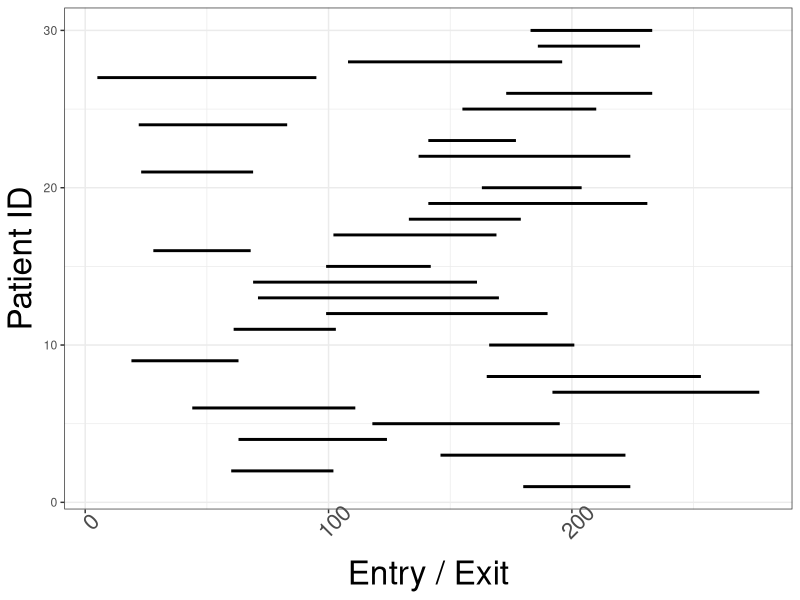
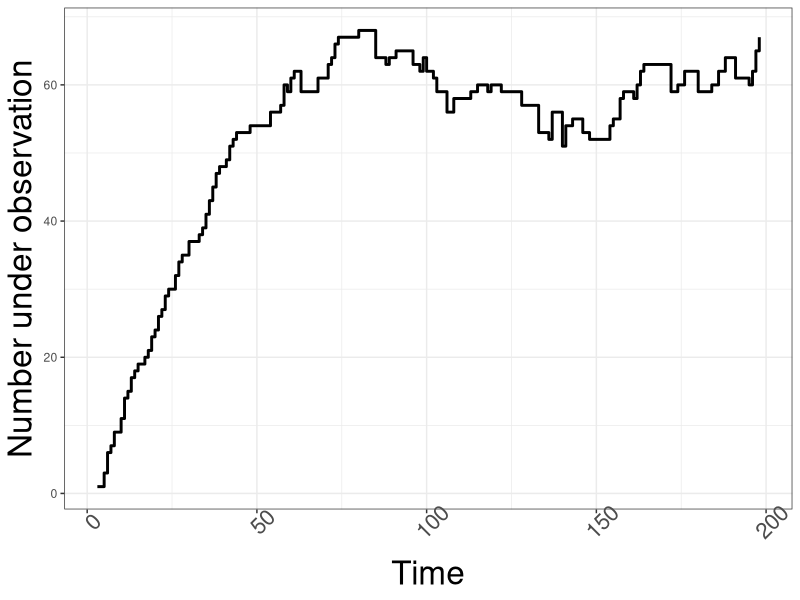

Source code (R) for these figures, in order:
## ---- chunk 1
library(tidyverse)
library(knitr)
library(ggplot2)

patient_fup_data <- 
  tibble(
    ID             = 1:200, 
    startFollowUp  = c(sample(1:200, 200, replace = TRUE)),
    endDeathCensor = startFollowUp + sample(30:100, 200, replace = TRUE)  
  )


head(patient_fup_data, n = 10) |> kable()

## ---- chunk 2
#| code-fold: true 
#| fig-cap: "Observation time intervals by patients"
#| fig-cap-location: margin
#| fig-width: 15
#| fig-height: 7

ggplot(patient_fup_data |> filter(ID <= 30)) +
  geom_linerange(
    aes(xmin = startFollowUp, xmax = endDeathCensor, y = ID)
    , linewidth = 1) +
  
  theme_bw() +
  xlab("Entry / Exit") +
  ylab("Patient ID") + 
  
  theme(
    axis.text.x = element_text(size = 16, angle = 45),
    strip.text = element_text(size = 18), 
    axis.title.x = element_text(size = 24),
    axis.title.y = element_text(size = 24),
    legend.position = 'right'
  )


## ---- chunk 3

survival_grid <- tibble(xtime = seq(0, 500, 60))

surv_grid_xpatients <- survival_grid |> cross_join(patient_fup_data)

survival_grid_counts <- 
surv_grid_xpatients |> 
  mutate(count = startFollowUp <= xtime & endDeathCensor >= xtime) |> 
  group_by(xtime) |> 
  summarise(count = sum(count))


head(survival_grid_counts) |> kable()
## ---- chunk 4

N_under_observation <- 
patient_fup_data |> 
  arrange(startFollowUp) |> 
  
  mutate(
    Nenroll = row_number(), 
    Nlost   = map_dbl(startFollowUp, \(.x) sum(endDeathCensor <= .x)), 
    N_obs   = Nenroll - Nlost 
  ) |> 
  
  group_by(startFollowUp) |> 
  slice(n()) 

## ---- chunk 5
#| code-fold: true 
#| fig-cap: "Population size over time"
#| fig-cap-location: margin
#| fig-width: 15
#| fig-height: 7
#| 
ggplot(N_under_observation, aes(x = startFollowUp, y = N_obs)) + 
  geom_step(size = 1) + 
  xlab("Time") + 
  ylab("Number under observation") + 
  theme_bw() + 
  theme(
    axis.text.x = element_text(size = 16, angle = 45),
    strip.text = element_text(size = 18), 
    axis.title.x = element_text(size = 24),
    axis.title.y = element_text(size = 24),
    legend.position = 'right'
  )
